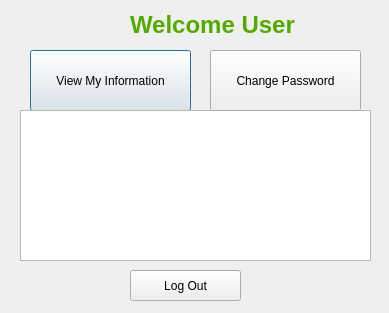
<?xml version="1.0" encoding="UTF-8"?>
<ui version="4.0">
 <class>DashboardWindow</class>
 <widget class="QDialog" name="DashboardWindow">
  <property name="geometry">
   <rect>
    <x>0</x>
    <y>0</y>
    <width>389</width>
    <height>313</height>
   </rect>
  </property>
  <property name="windowTitle">
   <string>Dialog</string>
  </property>
  <widget class="QPushButton" name="pushButton_ViewInfo">
   <property name="geometry">
    <rect>
     <x>30</x>
     <y>50</y>
     <width>161</width>
     <height>61</height>
    </rect>
   </property>
   <property name="text">
    <string>View My Information</string>
   </property>
  </widget>
  <widget class="QPushButton" name="pushButton_Logout">
   <property name="geometry">
    <rect>
     <x>130</x>
     <y>270</y>
     <width>111</width>
     <height>31</height>
    </rect>
   </property>
   <property name="text">
    <string>Log Out</string>
   </property>
  </widget>
  <widget class="QLabel" name="labelWelcome">
   <property name="geometry">
    <rect>
     <x>130</x>
     <y>0</y>
     <width>171</width>
     <height>51</height>
    </rect>
   </property>
   <property name="text">
    <string>&lt;html&gt;&lt;head/&gt;&lt;body&gt;&lt;p&gt;&lt;span style=&quot; font-size:18pt; font-weight:700; color:#55aa00;&quot;&gt;Welcome User&lt;/span&gt;&lt;/p&gt;&lt;/body&gt;&lt;/html&gt;</string>
   </property>
  </widget>
  <widget class="QTextEdit" name="textEdit_UserInfo">
   <property name="geometry">
    <rect>
     <x>20</x>
     <y>110</y>
     <width>351</width>
     <height>151</height>
    </rect>
   </property>
   <property name="readOnly">
    <bool>true</bool>
   </property>
  </widget>
  <widget class="QPushButton" name="pushButton_ChangePassword">
   <property name="geometry">
    <rect>
     <x>210</x>
     <y>50</y>
     <width>151</width>
     <height>61</height>
    </rect>
   </property>
   <property name="text">
    <string>Change Password</string>
   </property>
   <property name="autoRepeatDelay">
    <number>297</number>
   </property>
  </widget>
 </widget>
 <resources/>
 <connections/>
</ui>
